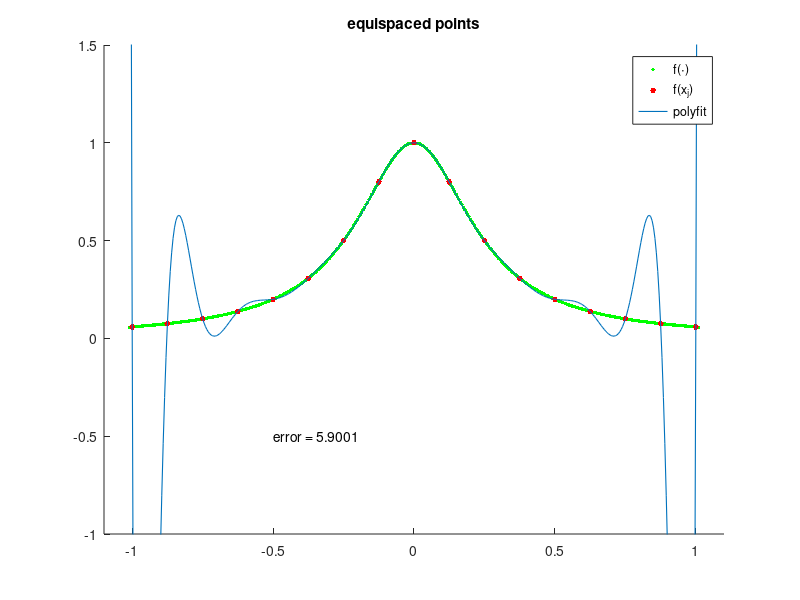

Write the MATLAB code that produced this figure.
clear
N = 16;
xx = -1.01:.005:1.01; 
clf;
s = 'equispaced points'; 
x = -1 + 2 * (0:N) / N; 
u = 1 ./ ( 1 + 16 * x .^ 2);
uu = 1 ./ ( 1 + 16 * xx .^ 2);
p = polyfit(x,u,N);  % interpolation
pp = polyval(p,xx);
% evaluation of interpolant
hold on
plot(xx,uu,'g.','markersize',8)
plot(x,u,'r.','markersize',13)
line(xx,pp,'linewidth',.8)
axis([-1.1 1.1 -1 1.5]), 
legend('f(\cdot)','f(x_{j})', 'polyfit')
title(s)
error = norm(uu-pp,inf);
text(-.5,-.5,['error = ' num2str(error)])
